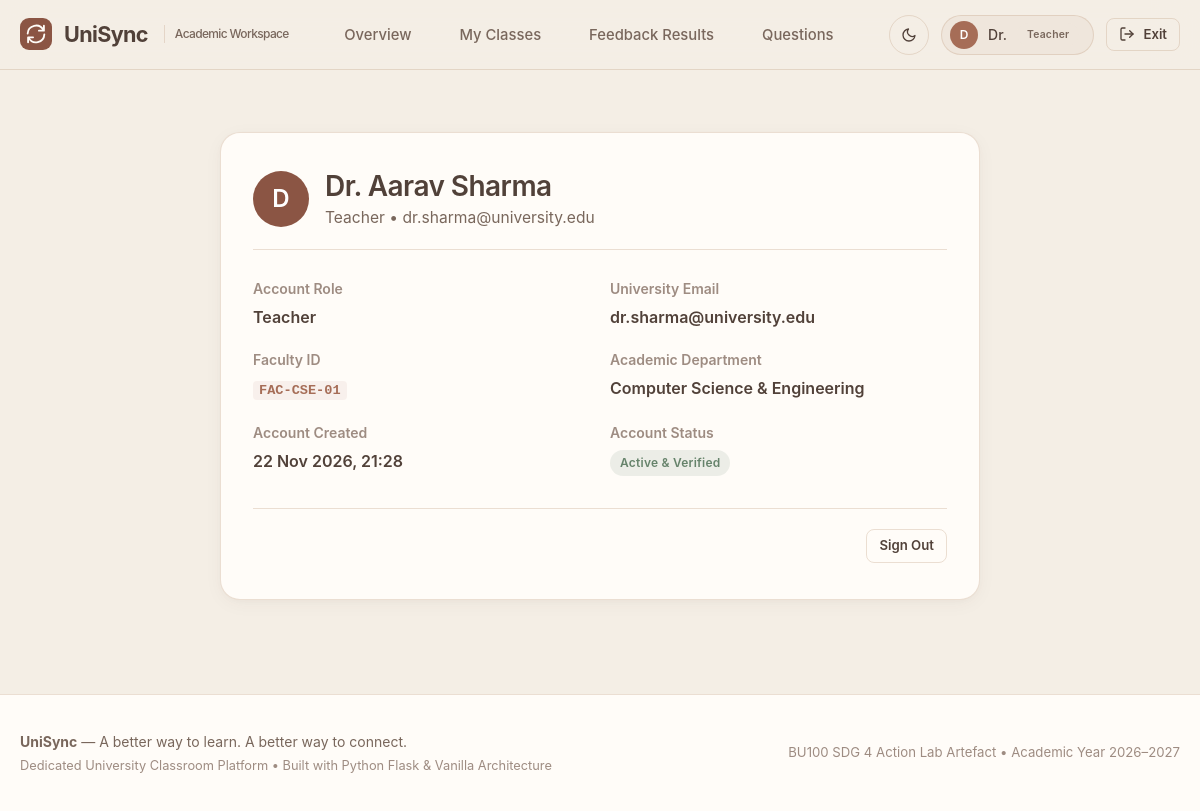
The app's page /teacher/profile (signed in) with its own data.
### models/users.py (models this page shows, shortened)
class User(db.Model):
    __tablename__ = 'users'
    id = db.Column(db.Integer, primary_key=True)
    email = db.Column(db.String(120), unique=True, nullable=False, index=True)
    password_hash = db.Column(db.String(255), nullable=False)
    role = db.Column(db.String(20), nullable=False)  # 'student' or 'teacher'
    full_name = db.Column(db.String(100), nullable=False)
    is_active = db.Column(db.Boolean, default=True, nullable=False)
    created_at = db.Column(db.DateTime, default=utcnow, nullable=False)
    student_profile = db.relationship('StudentProfile', back_populates='user', uselist=False, cascade='all, delete-orphan')
    teacher_profile = db.relationship('TeacherProfile', back_populates='user', uselist=False, cascade='all, delete-orphan')
    notifications = db.relationship('Notification', back_populates='user', cascade='all, delete-orphan', order_by='Notification.created_at.desc()')
    audit_logs = db.relationship('AuditLog', back_populates='user')
    @property
    def is_student(self):
        return self.role == 'student'
    @property
    def is_teacher(self):
        return self.role == 'teacher'

class TeacherProfile(db.Model):
    __tablename__ = 'teacher_profiles'
    id = db.Column(db.Integer, primary_key=True)
    user_id = db.Column(db.Integer, db.ForeignKey('users.id', ondelete='CASCADE'), unique=True, nullable=False)
    faculty_id = db.Column(db.String(30), unique=True, nullable=False, index=True)
    department = db.Column(db.String(80), nullable=False)  # e.g., 'Computer Science & Engineering'
    created_at = db.Column(db.DateTime, default=utcnow, nullable=False)
    user = db.relationship('User', back_populates='teacher_profile')
    class_offerings = db.relationship('ClassOffering', back_populates='teacher', cascade='all, delete-orphan')

### routes/teacher.py (the view)
@teacher_bp.route('/profile')
@teacher_required
def profile():
    return render_template('profile.html', role='teacher', teacher=g.teacher, user=g.user)

### auth_helpers.py (called while the page is built)
def get_current_user():
    user_id = session.get('user_id')
    if not user_id:
        return None
    return db.session.get(User, user_id)

def init_user_context():
    g.user = get_current_user()
    if g.user:
        g.student = g.user.student_profile if g.user.is_student else None
        g.teacher = g.user.teacher_profile if g.user.is_teacher else None
    else:
        g.student = None
        g.teacher = None

def teacher_required(view):
    @functools.wraps(view)
    def wrapped_view(**kwargs):
        if session.get('user_id') is None:
            next_url = request.full_path if request.method == 'GET' else request.path
            return redirect(url_for('auth.login', next=next_url))
        if session.get('user_role') != 'teacher':
            flash('Access restricted to university faculty members.', 'error')
            return redirect(url_for('student.dashboard'))
        return view(**kwargs)
    return wrapped_view

### extensions.py (called while the page is built)
def utcnow():
    return datetime.now(timezone.utc).replace(tzinfo=None)

### templates/profile.html (shortened to what this page needs)
{% extends "base.html" %}
{% block content %}
<div class="container-narrow" style="margin: 30px auto;">
  <div class="card" style="padding: 36px 32px;">
    <div style="display: flex; align-items: center; gap: 16px; margin-bottom: 28px; padding-bottom: 20px; border-bottom: 1px solid var(--border-light);">
      <div class="user-avatar" style="width: 56px; height: 56px; font-size: 1.5rem; background: var(--primary-button);">
        {{ user.full_name[:1] }}
      </div>
      <div>
        <h2>{{ user.full_name }}</h2>
        <p style="margin-top: 2px;">
          {{ user.role.title() }} &bull; {{ user.email }}
        </p>
      </div>
    </div>
    <div style="display: grid; grid-template-columns: 1fr 1fr; gap: 20px;">
      <div>
        <label class="form-label" style="color: var(--text-muted);">Account Role</label>
        <div style="font-weight: 600; font-size: 1rem;">{{ user.role.title() }}</div>
      </div>
      <div>
        <label class="form-label" style="color: var(--text-muted);">University Email</label>
        <div style="font-weight: 600; font-size: 1rem;">{{ user.email }}</div>
      </div>
      {% if role == 'student' %}
        <div>
          <label class="form-label" style="color: var(--text-muted);">Roll Number</label>
          <div><span class="roll-code">{{ student.roll_number }}</span></div>
        </div>
        <div>
          <label class="form-label" style="color: var(--text-muted);">Programme</label>
          <div style="font-weight: 600; font-size: 1rem;">{{ student.programme }}</div>
        </div>
        <div>
          <label class="form-label" style="color: var(--text-muted);">Current Semester</label>
          <div style="font-weight: 600; font-size: 1rem;">Semester {{ student.semester }}</div>
        </div>
        <div>
          <label class="form-label" style="color: var(--text-muted);">Assigned Section</label>
          <div style="font-weight: 600; font-size: 1rem;">Section {{ student.section }}</div>
        </div>
      {% elif role == 'teacher' %}
        <div>
          <label class="form-label" style="color: var(--text-muted);">Faculty ID</label>
          <div><span class="roll-code">{{ teacher.faculty_id }}</span></div>
        </div>
        <div>
          <label class="form-label" style="color: var(--text-muted);">Academic Department</label>
          <div style="font-weight: 600; font-size: 1rem;">{{ teacher.department }}</div>
        </div>
      {% endif %}
      <div>
        <label class="form-label" style="color: var(--text-muted);">Account Created</label>
        <div style="font-weight: 600; font-size: 1rem;">{{ user.created_at|format_datetime }}</div>
      </div>
      <div>
        <label class="form-label" style="color: var(--text-muted);">Account Status</label>
        <div><span class="badge badge-success">Active &amp; Verified</span></div>
      </div>
    </div>
    <div style="margin-top: 32px; padding-top: 20px; border-top: 1px solid var(--border-light); display: flex; justify-content: flex-end;">
      <a href="{{ url_for('auth.logout') }}" class="btn btn-outline btn-sm">
        <span>Sign Out</span>
      </a>
    </div>
  </div>
</div>
{% endblock %}

### templates/base.html (shortened to what this page needs)
<!DOCTYPE html>
<html lang="en" data-theme="light">
<head>
  <link rel="stylesheet" href="{{ url_for('static', filename='css/style.css') }}">
  <link rel="stylesheet" href="{{ url_for('static', filename='css/responsive.css') }}">
</head>
<body data-role="{{ current_user.role if current_user else '' }}">
  <nav class="site-nav">
    <div class="container">
      <a href="{{ url_for('auth.index') }}" class="nav-brand">
        <div class="brand-icon">
          <svg class="icon-md" viewBox="0 0 24 24" fill="none" stroke="currentColor" stroke-width="2.2" stroke-linecap="round" stroke-linejoin="round">
            <path d="M21.5 2v6h-6M2.5 22v-6h6M2 11.5a10 10 0 0 1 18.8-4.3M22 12.5a10 10 0 0 1-18.8 4.2"/>
          </svg>
        </div>
        <span>UniSync</span>
        <span class="brand-tagline">Academic Workspace</span>
      </a>
      {% if current_user %}
        <ul class="nav-links">
          {% if current_user.is_teacher %}
            <li><a href="{{ url_for('teacher.dashboard') }}" class="nav-link {% if request.endpoint == 'teacher.dashboard' %}active{% endif %}">Overview</a></li>
            <li><a href="{{ url_for('teacher.classes') }}" class="nav-link {% if request.endpoint == 'teacher.classes' %}active{% endif %}">My Classes</a></li>
            <li><a href="{{ url_for('teacher.feedback_history') }}" class="nav-link {% if request.endpoint == 'teacher.feedback_history' %}active{% endif %}">Feedback Results</a></li>
            <li><a href="{{ url_for('teacher.questions') }}" class="nav-link {% if request.endpoint == 'teacher.questions' %}active{% endif %}">Questions</a></li>
          {% endif %}
        </ul>
      {% endif %}
      <div class="nav-actions">
        <button type="button" class="notif-btn theme-toggle-btn" onclick="toggleTheme()" title="Toggle Theme" aria-label="Toggle Light or Dark Mode">
          <svg class="icon-sm theme-icon-moon" viewBox="0 0 24 24" fill="none" stroke="currentColor" stroke-width="2" stroke-linecap="round" stroke-linejoin="round">
            <path d="M21 12.79A9 9 0 1 1 11.21 3 7 7 0 0 0 21 12.79z"></path>
          </svg>
        </button>
        {% if current_user %}
          <div class="user-pill">
            <div class="user-avatar">
              {{ current_user.full_name[:1] }}
            </div>
            <span>{{ current_user.full_name.split(' ')[0] }}</span>
            <span class="badge badge-neutral" style="font-size: 0.65rem;">
              {{ current_user.role.title() }}
            </span>
          </div>
          <a href="{{ url_for('auth.logout') }}" class="btn btn-outline btn-sm" title="Sign out">
            <svg class="icon-sm" viewBox="0 0 24 24" fill="none" stroke="currentColor" stroke-width="2" stroke-linecap="round" stroke-linejoin="round">
              <path d="M9 21H5a2 2 0 0 1-2-2V5a2 2 0 0 1 2-2h4"></path>
              <polyline points="16 17 21 12 16 7"></polyline>
              <line x1="21" y1="12" x2="9" y2="12"></line>
            </svg>
            <span>Exit</span>
          </a>
        {% else %}
          <a href="{{ url_for('auth.login') }}" class="btn btn-outline btn-sm">Sign In</a>
          <a href="{{ url_for('auth.signup') }}" class="btn btn-primary btn-sm">Create Account</a>
        {% endif %}
      </div>
    </div>
  </nav>
  <main class="main-content">
    <div class="container">
      {% block content %}{% endblock %}
    </div>
  </main>
  <footer class="site-footer">
    <div class="container">
      <div class="footer-inner">
        <div>
          <strong>UniSync</strong> &mdash; A better way to learn. A better way to connect.
          <p style="font-size: 0.8rem; margin-top: 4px; color: var(--text-muted);">
            Dedicated University Classroom Platform &bull; Built with Python Flask &amp; Vanilla Architecture
          </p>
        </div>
        <div style="font-size: 0.825rem; color: var(--text-muted);">
          BU100 SDG 4 Action Lab Artefact &bull; Academic Year 2026&ndash;2027
        </div>
      </div>
    </div>
  </footer>
</body>
</html>

### static/css/responsive.css (style rules this page uses)
@media (max-width: 1200px) { .container { padding: 0 20px; } }

### records on screen
User: full_name "D", full_name "Dr.", role "Teacher", full_name "Dr. Aarav Sharma", email "dr.sharma@university.edu", created_at "22 Nov 2026, 21:28"
TeacherProfile: faculty_id "FAC-CSE-01", department "Computer Science & Engineering"
